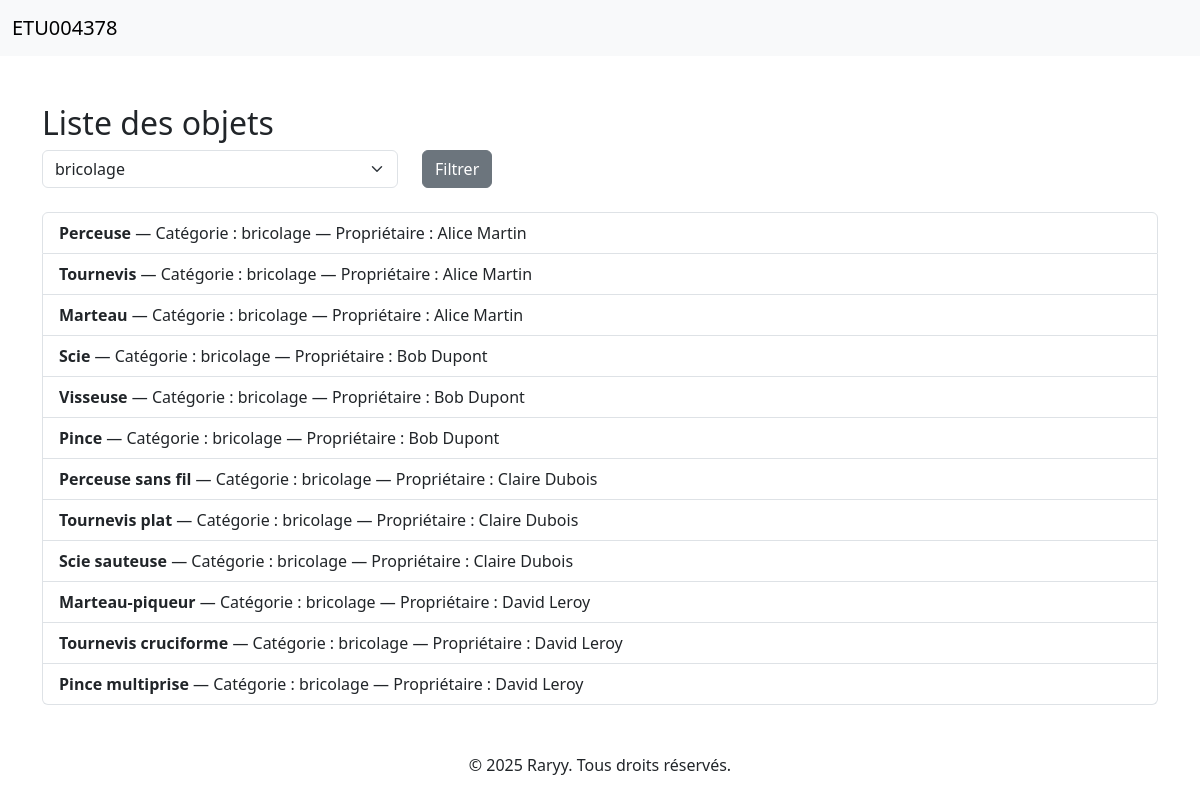
The app's page /pages/objets.php?categorie=2 with its own data.
### tables this page shows
CREATE TABLE objet (
    id_objet INT AUTO_INCREMENT PRIMARY KEY,
    nom_objet VARCHAR(100),
    id_categorie INT,
    id_membre INT,
    FOREIGN KEY (id_categorie) REFERENCES categorie_objet(id_categorie),
    FOREIGN KEY (id_membre) REFERENCES membre(id_membre)
);

CREATE TABLE categorie_objet (
    id_categorie INT AUTO_INCREMENT PRIMARY KEY,
    nom_categorie VARCHAR(100)
);

CREATE TABLE membre (
    id_membre INT AUTO_INCREMENT PRIMARY KEY,
    nom VARCHAR(100),
    date_naissance DATE,
    genre ENUM('H', 'F', 'Autre'),
    email VARCHAR(100) UNIQUE,
    ville VARCHAR(100),
    mdp VARCHAR(255),
    image_profil VARCHAR(255)
);

### pages/objets.php (the view, shortened to what this page needs)
<?php
require_once '../includes/db.php';
$stmt = $pdo->query('SELECT * FROM categorie_objet');
$categories = $stmt->fetchAll(PDO::FETCH_ASSOC);
include '../includes/header.php';
?>
<div class="container mt-5">
    <h2>Liste des objets</h2>
    <form method="get" class="mb-3">
        <div class="row">
            <div class="col-md-4">
                <select name="categorie" class="form-select">
                    <?php foreach ($categories as $cat): ?>
                        <option value="<?= htmlspecialchars($cat['id_categorie']) ?>" <?= (isset($_GET['categorie']) && $_GET['categorie'] == $cat['id_categorie']) ? 'selected' : '' ?>>
                            <?= htmlspecialchars($cat['nom_categorie']) ?>
                        </option>
                    <?php endforeach; ?>
                </select>
            </div>
            <div class="col-md-2">
                <button type="submit" class="btn btn-secondary">Filtrer</button>
            </div>
        </div>
    </form>
<?php
$where = '';
$params = [];
if (!empty($_GET['categorie'])) {
    $where = 'WHERE o.id_categorie = ?';
    $params[] = $_GET['categorie'];
}
$sql = 'SELECT o.id_objet, o.nom_objet, c.nom_categorie, m.nom AS proprietaire,
        (
            SELECT e.date_retour FROM emprunt e
            WHERE e.id_objet = o.id_objet AND e.date_retour >= CURDATE()
            ORDER BY e.date_retour ASC LIMIT 1
        ) AS date_retour
        FROM objet o
        JOIN categorie_objet c ON o.id_categorie = c.id_categorie
        JOIN membre m ON o.id_membre = m.id_membre
        ' . $where;
$stmt = $pdo->prepare($sql);
$stmt->execute($params);
$objets = $stmt->fetchAll(PDO::FETCH_ASSOC);
?>
<div class="mt-4">
    <?php if (count($objets) > 0): ?>
        <ul class="list-group">
            <?php foreach ($objets as $objet): ?>
                <li class="list-group-item">
                    <strong><?= htmlspecialchars($objet['nom_objet']) ?></strong> —
                    Catégorie : <?= htmlspecialchars($objet['nom_categorie']) ?> —
                    Propriétaire : <?= htmlspecialchars($objet['proprietaire']) ?>
                </li>
            <?php endforeach; ?>
        </ul>
    <?php else: ?>
        <div class="alert alert-info">Aucun objet trouvé.</div>
    <?php endif; ?>
</div>
</div>
<?php include '../includes/footer.php'; ?>

### records on screen
objet: nom_objet "Perceuse", id_categorie.nom_categorie "bricolage", id_membre.nom "Alice Martin"
objet: nom_objet "Tournevis", id_categorie.nom_categorie "bricolage", id_membre.nom "Alice Martin"
objet: nom_objet "Marteau", id_categorie.nom_categorie "bricolage", id_membre.nom "Alice Martin"
objet: nom_objet "Scie", id_categorie.nom_categorie "bricolage", id_membre.nom "Bob Dupont"
objet: nom_objet "Visseuse", id_categorie.nom_categorie "bricolage", id_membre.nom "Bob Dupont"
objet: nom_objet "Pince", id_categorie.nom_categorie "bricolage", id_membre.nom "Bob Dupont"
objet: nom_objet "Perceuse sans fil", id_categorie.nom_categorie "bricolage", id_membre.nom "Claire Dubois"
objet: nom_objet "Tournevis plat", id_categorie.nom_categorie "bricolage", id_membre.nom "Claire Dubois"
objet: nom_objet "Scie sauteuse", id_categorie.nom_categorie "bricolage", id_membre.nom "Claire Dubois"
objet: nom_objet "Marteau-piqueur", id_categorie.nom_categorie "bricolage", id_membre.nom "David Leroy"
objet: nom_objet "Tournevis cruciforme", id_categorie.nom_categorie "bricolage", id_membre.nom "David Leroy"
objet: nom_objet "Pince multiprise", id_categorie.nom_categorie "bricolage", id_membre.nom "David Leroy"

### other values on screen
form field categorie "bricolage"
